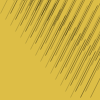
Frame 1 (no input)
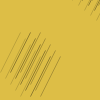
Frame 60 (the mouse pressed at the canvas centre just before this capture)
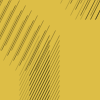
Frame 120 (the mouse held since frame 60 and released just before this capture)

The Processing sketch that drew these frames (run headless with seeded random() and noise(); from frame 60 on, the mouse is pressed at the canvas centre):

// Processing sketch: Erokerixak04
// ── Erokerixak04.pde
int num = 20*3;
int[] dx = new int[num]; // declara y crea un array con '[]'
int[] dy = new int[num];

void setup(){
  size(100,100);
  for(int i = 0; i < num; i++){
    dx[i] = i * 5;
    dy[i] = 12 + (i * 6);
  }
}

void draw() {
  background(221,190,70);
  for (int i = 0; i < num; i++){
    dy[i] = dy[i] + 1;
    if (dy[i] > 100) {
      dy[i] = -100;
    }
    diagonals(dy[i], dx[i]);
    diagonals(dx[i], dy[i]);
  }
}

void diagonals(int x, int y){
  strokeWeight(0.1);
  line(x, y, x+20, y-40);
  strokeWeight(0.3);
  line(x+10, y, x+30, y-40);
  strokeWeight(0.2);
  line(x+20, y, x+40, y-40);
}
